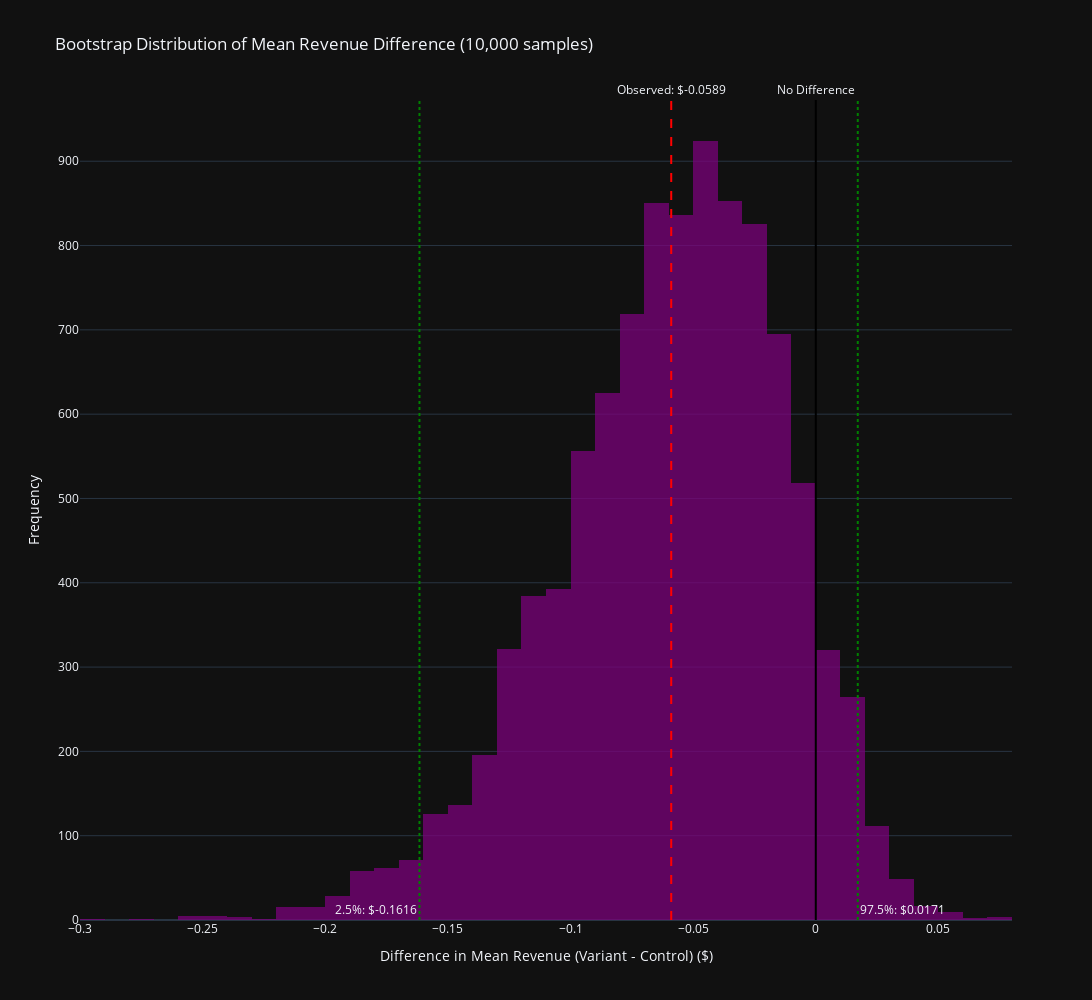

Here is the notebook cell this chart was saved with:
### Code cell
# Chart 5: Bootstrap Distribution of Differences
fig5 = go.Figure()

fig5.add_trace(go.Histogram(
    x=diff_means,
    nbinsx=50,
    name='Bootstrap Differences',
    marker_color='purple',
    opacity=0.7
))

# Add vertical lines for confidence intervals and observed difference
fig5.add_vline(x=observed_diff, line_dash="dash", line_color="red", 
               annotation_text=f"Observed: ${observed_diff:.4f}", annotation_position="top")
fig5.add_vline(x=np.percentile(diff_means, 2.5), line_dash="dot", line_color="green",
               annotation_text=f"2.5%: ${np.percentile(diff_means, 2.5):.4f}", annotation_position="bottom left")
fig5.add_vline(x=np.percentile(diff_means, 97.5), line_dash="dot", line_color="green",
               annotation_text=f"97.5%: ${np.percentile(diff_means, 97.5):.4f}", annotation_position="bottom right")
fig5.add_vline(x=0, line_dash="solid", line_color="black", line_width=2,
               annotation_text="No Difference", annotation_position="top")

fig5.update_layout(
    title='Bootstrap Distribution of Mean Revenue Difference (10,000 samples)',
    xaxis_title='Difference in Mean Revenue (Variant - Control) ($)',
    yaxis_title='Frequency',
    height=1000,
    width=1600,
    showlegend=False
)

fig5.show()

### Figure 1 — Plotly figure (JSON) as saved in the notebook; plotly's stock layout.template omitted (floating-point values rounded to 4 significant figures; data arrays with more than 128 entries replaced by an {"elided": "..."} marker saying what was removed)
{"data": [{"marker": {"color": "purple"}, "name": "Bootstrap Differences", "nbinsx": 50, "opacity": 0.7, "x": {"elided": "10000 float values"}, "type": "histogram"}], "layout": {"shapes": [{"line": {"color": "red", "dash": "dash"}, "type": "line", "x0": -0.05894, "x1": -0.05894, "xref": "x", "y0": 0, "y1": 1, "yref": "y domain"}, {"line": {"color": "green", "dash": "dot"}, "type": "line", "x0": -0.1616, "x1": -0.1616, "xref": "x", "y0": 0, "y1": 1, "yref": "y domain"}, {"line": {"color": "green", "dash": "dot"}, "type": "line", "x0": 0.01711, "x1": 0.01711, "xref": "x", "y0": 0, "y1": 1, "yref": "y domain"}, {"line": {"color": "black", "dash": "solid", "width": 2}, "type": "line", "x0": 0, "x1": 0, "xref": "x", "y0": 0, "y1": 1, "yref": "y domain"}], "annotations": [{"showarrow": false, "text": "Observed: $-0.0589", "x": -0.05894, "xanchor": "center", "xref": "x", "y": 1, "yanchor": "bottom", "yref": "y domain"}, {"showarrow": false, "text": "2.5%: $-0.1616", "x": -0.1616, "xanchor": "right", "xref": "x", "y": 0, "yanchor": "bottom", "yref": "y domain"}, {"showarrow": false, "text": "97.5%: $0.0171", "x": 0.01711, "xanchor": "left", "xref": "x", "y": 0, "yanchor": "bottom", "yref": "y domain"}, {"showarrow": false, "text": "No Difference", "x": 0, "xanchor": "center", "xref": "x", "y": 1, "yanchor": "bottom", "yref": "y domain"}], "title": {"text": "Bootstrap Distribution of Mean Revenue Difference (10,000 samples)"}, "xaxis": {"title": {"text": "Difference in Mean Revenue (Variant - Control) ($)"}}, "yaxis": {"title": {"text": "Frequency"}}, "height": 1000, "width": 1600, "showlegend": false}}
